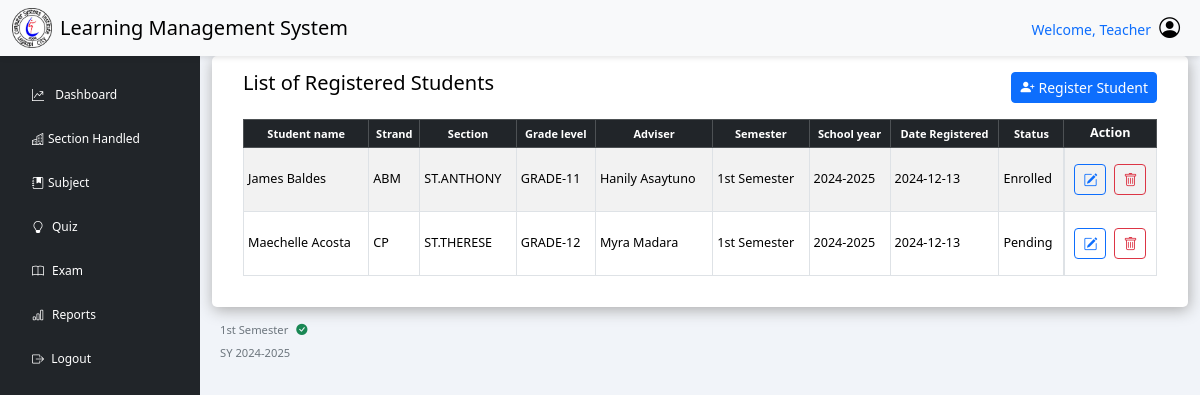
Page /faculty/index.php?page=register_student (signed in) on the earlier database version.
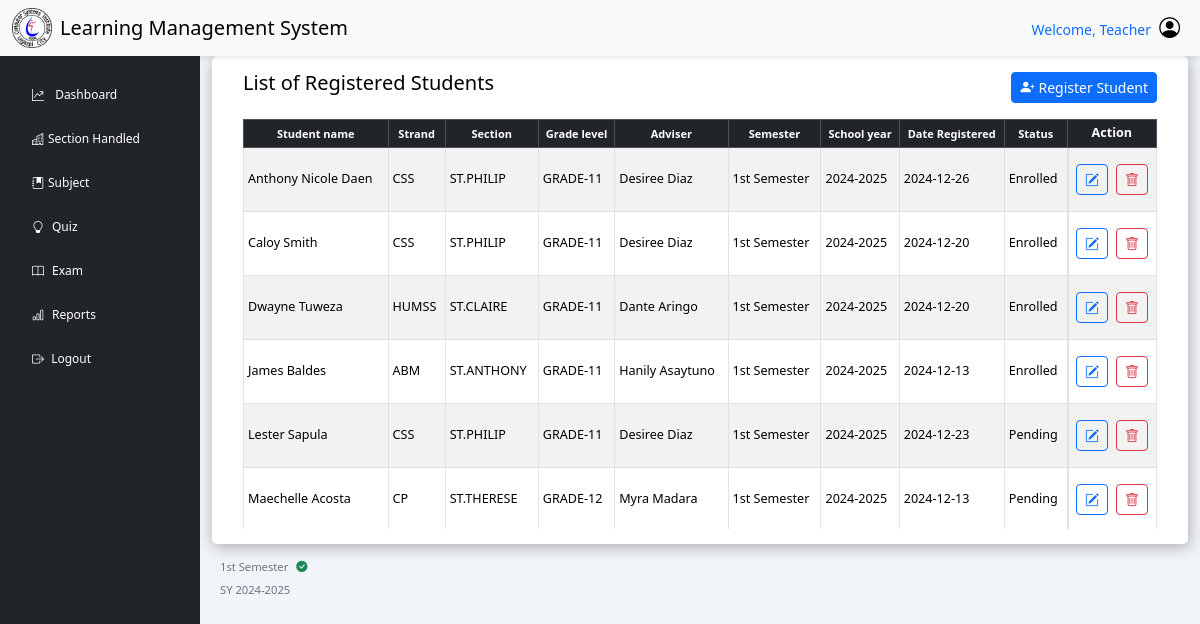
Same page on the later database version.
### tables this page shows
CREATE TABLE `enroll` (
  `stu_lrn` varchar(12) NOT NULL COMMENT 'STUDENT LRN',
  `section_code` varchar(50) NOT NULL COMMENT 'SECTION NAME',
  `semester` varchar(50) NOT NULL COMMENT 'set semester',
  `school_year` varchar(30) NOT NULL COMMENT 'set school year',
  `date_enroll` date DEFAULT NULL,
  `enroll_status` varchar(30) NOT NULL,
  `current_school` varchar(70) NOT NULL,
  `school_id` mediumint UNSIGNED DEFAULT NULL,
  `school_address` varchar(100) NOT NULL,
  `school_type` varchar(30) NOT NULL,
  `requirements_submit` varchar(100) DEFAULT NULL
);

CREATE TABLE `strand` (
  `strand_code` varchar(50) NOT NULL,
  `strand_name` varchar(30) DEFAULT NULL,
  `strand_desc` varchar(100) DEFAULT NULL
);

CREATE TABLE `section` (
  `section_code` varchar(50) NOT NULL,
  `strand_code` varchar(50) DEFAULT NULL,
  `grade_lvl` varchar(30) NOT NULL,
  `section_name` varchar(20) NOT NULL,
  `teacher_id` varchar(50) NOT NULL,
  `date_created` date NOT NULL
);

### includes/dbh-inc.php (called while the page is built)
<?php
include "function.php";
$mySQLFunction = new myDataBase("localhost", "root", "Nicolas051002", "lms_db");

### includes/function.php (called while the page is built, shortened)
<?php
class myDataBase
{
    private $hostname;
    private $username;
    private $password;
    private $database;
    public $con;
    public function __construct($hostname, $username, $password, $database)
    {
        $this->hostname = $hostname;
        $this->username = $username;
        $this->password = $password;
        $this->database = $database;
    }
    public function connection()
    {
        try {
            if (!$this->con) {
                $this->con = mysqli_connect($this->hostname, $this->username, $this->password, $this->database);
                if ($this->con) {
                    return true;
                } else {
                    return false;
                }
            } else {
                return true;
            }
        } catch (mysqli_sql_exception $e) {
            echo $e;
        }
    }
    public function disconnect()
    {
        if ($this->con) {
            if (mysqli_close($this->con)) {
                $this->con = false;
                return true;
            } else {
                return false;
            }
        } else {
            return true;
        }
    }
    public function checkSyStatus($table)
    {
        $sql = "SELECT `school_year`
                FROM `$table`
                WHERE `status` = 'Active'";
        $result = $this->con->query($sql);
        if ($result->num_rows > 0) {
            $activeSchoolYear = [];
            while ($row = $result->fetch_assoc()) {
                $activeSchoolYear[] = $row['school_year'];
            }
            return $activeSchoolYear;
        } else {
            return [];
        }
    }
    public function checkSemStatus($table)
    {
        $semesters = [];
        $sql = "SELECT `semester_name`
                FROM `$table`
                WHERE `status` = 'Active'";
        $result = $this->con->query($sql);
        if ($result && $result->num_rows > 0) {
            while ($row = $result->fetch_assoc()) {
                $semesters[] = $row['semester_name'];
            }
            return $semesters;
        } else {
            return [];
        }
    }
    public function getEnroll($row = null, $value = null)
    {
        $activeSemesters = $this->checkSemStatus('semester');
        $activeSemesterCondition = "enroll.semester IN ('" . implode("','", $activeSemesters) . "')";
        if ($row != null && $value != null) {
            $sql = "SELECT
             `enroll`.`stu_lrn`,
             `student`.`stu_address`,
             `student`.`stu_contact`,
             `student`.`stu_gender`,
             `student`.`stu_email`,
             `student`.`stu_pob`,
             `student`.`stu_dob`,
             `student`.`father_name`,
             `student`.`mother_name`,
             `student`.`parent_contact`,
             CONCAT(`student`.`stu_fname`, ' ', `student`.`stu_lname`) AS student,
             `enroll`.`section_code`,
             `section`.`section_code`,
             `section`.`strand_code`,
             `strand`.`strand_name`,
             `strand`.`strand_desc`,   -- Fetching the strand_name from the strand table
             `section`.`section_name`,
             `section`.`grade_lvl`,
             `section`.`teacher_id`,
             CONCAT(`teacher`.`teacher_fname`, ' ', `teacher`.`teacher_lname`) AS adviser,
             `enroll`.`semester` AS enroll_semester,
             `enroll`.`school_year` AS sy,
             `enroll`.`date_enroll`,
             `enroll`.`enroll_status`,
             `enroll`.`current_school`,
             `enroll`.`school_id`,
             `enroll`.`school_address`,
             `enroll`.`school_type`,
             `enroll`.`requirements_submit`
         FROM `enroll`
         INNER JOIN `student` ON `enroll`.`stu_lrn` = `student`.`stu_lrn`
         INNER JOIN `section` ON `enroll`.`section_code` = `section`.`section_code`
         INNER JOIN `strand` ON `section`.`strand_code` = `strand`.`strand_code`  -- Joining the strand table
         INNER JOIN `teacher` ON `section`.`teacher_id` = `teacher`.`teacher_id` -- Joining the teacher table
         WHERE `enroll`.`$row` = '$value' AND $activeSemesterCondition";
            $stored = ($this->con->query($sql))->fetch_assoc();
            return $stored;
        } else {
            $sql = "SELECT
             `enroll`.`stu_lrn`,
             `student`.`stu_address`,
             `student`.`stu_contact`,
             `student`.`stu_gender`,
             `student`.`stu_email`,
             `student`.`stu_pob`,
             `student`.`stu_dob`,
             `student`.`father_name`,
             `student`.`mother_name`,
             `student`.`parent_contact`,
             CONCAT(`student`.`stu_fname`, ' ', `student`.`stu_lname`) AS student,
             `section`.`strand_code`,
             `strand`.`strand_name`,
             `strand`.`strand_desc`,  -- Fetching the strand_name from the strand table
             `section`.`section_name`,
             `section`.`grade_lvl`,
             `section`.`teacher_id`,
             CONCAT(`teacher`.`teacher_fname`, ' ', `teacher`.`teacher_lname`) AS adviser,
             `enroll`.`semester` AS enroll_semester,
             `enroll`.`school_year` AS sy,
             `enroll`.`date_enroll`,
             `enroll`.`enroll_status`,
             `enroll`.`current_school`,
             `enroll`.`school_id`,
             `enroll`.`school_address`,
             `enroll`.`school_type`,
             `enroll`.`requirements_submit`
         FROM `enroll`
         INNER JOIN `student` ON `enroll`.`stu_lrn` = `student`.`stu_lrn`
         INNER JOIN `section` ON `enroll`.`section_code` = `section`.`section_code`
         INNER JOIN `strand` ON `section`.`strand_code` = `strand`.`strand_code`  -- Joining the strand table
         INNER JOIN `teacher` ON `section`.`teacher_id` = `teacher`.`teacher_id` -- Joining the teacher table
         WHERE $activeSemesterCondition -- Add semester condition
         ORDER BY `student`.`stu_fname`";
            $stored = ($this->con->query($sql))->fetch_all(MYSQLI_ASSOC);
            return $stored;
        }
    }
}

### faculty/register_student.php (shortened to what the changed rows need)
<?php
include "../includes/dbh-inc.php";
$mySQLFunction->connection();
$activeSchoolYears = $mySQLFunction->checkSyStatus('sy');
$activeSem = $mySQLFunction->checkSemStatus('semester');
$mySQLFunction->disconnect();
?>
<main class="col-md-9 ms-sm-auto col-lg-10">
    <div class="container">
        <div class="row">
            <div class="col-12">
                <div class="data-table">
                    <div class="table-responsive small ms-3 me-3">
                        <table id="example" class="table table-bordered table-striped table-sm align-middle">
                            <thead class="table-dark text-light">
                                <tr>
                                    <th scope="col" class="small text-center">Student name</th>
                                    <th scope="col" class="small text-center">Strand</th>
                                    <th scope="col" class="small text-center">Section</th>
                                    <th scope="col" class="small text-center">Grade level</th>
                                    <th scope="col" class="small text-center">Adviser</th>
                                    <th scope="col" class="small text-center">Semester</th>
                                    <th scope="col" class="small text-center">School year</th>
                                    <th scope="col" class="small text-center">Date Registered</th>
                                    <th scope="col" class="small text-center">Status</th>
                                    <th scope="col" class="text-center">Action</th>
                                </tr>
                            </thead>
                            <tbody>
                                <?php
                                $mySQLFunction->connection();
                                $result = $mySQLFunction->getEnroll();
                                if (!empty($result)) {
                                    foreach ($result as $row) {
                                        echo '<tr>';
                                        echo '<td>' . ucwords(strtolower($row["student"])) . '</td>';
                                        echo '<td>' . $row["strand_name"] . '</td>';
                                        echo '<td>' . $row["section_name"] . ' </td>';
                                        echo '<td>' . $row["grade_lvl"] . '  </td>';
                                        echo '<td>' . ucwords(strtolower($row["adviser"])) . '</td>';
                                        echo '<td>' . $row["enroll_semester"] . '</td>';
                                        echo '<td>' . $row["sy"] . '</td>';
                                        echo '<td>' . $row["date_enroll"] . '</td>';
                                        echo '<td>' . ucwords(strtolower($row["enroll_status"])) . '</td>';
                                        echo '
                                        <td class="d-flex justify-content-center pt-2 pb-3 ">
                                            <button class="btn btn-sm btn-outline-primary me-2 mt-2" data-bs-toggle="modal" data-bs-target="#edit_enrolled' . urlencode($row['stu_lrn']) . '">
                                                <i class="bi bi-pencil-square "></i>
                                            </button>
                                            <button class="btn btn-sm btn-outline-danger mt-2" data-bs-toggle="modal" data-bs-target="#del_enrolled' . urlencode($row['stu_lrn']) . '">
                                                <i class="bi bi-trash"></i>
                                            </button>
                                        </td>
                                            ';
                                        echo '</tr>';
                                    }
                                } else {
                                    echo '<tr>
                                <td colspan="10" class="text-center ">Enrolled students not found.<br>
                                </td>
                              </tr>';
                                }
                                echo '</tbody>';
                                echo '</table>';
                                ?>
                    </div>
                </div>
            </div>
        </div>
        <div class="ms-2">
            <?php
            if (!empty($activeSchoolYears && !empty($activeSem))) {
                foreach ($activeSchoolYears as $index => $schoolYear) {
                    echo '<div class="me-3 text-sm date-display">' . htmlspecialchars($activeSem[$index]) . '<i class="bi bi-check-circle-fill text-success ms-2"></i> </div>';
                    echo '<span class="date-display text-sm">SY ' . htmlspecialchars($schoolYear) . '</span>';;
                }
            } else {
                echo '<div class="alert alert-warning text-sm">No school year and semester found.</div>';
            }
            ?>
        </div>
    </div>
</main>

Differences in the rows shown:
added enroll: student "Anthony Nicole Daen", strand.strand_name "CSS", section_code.section_name "ST.PHILIP", section_code.grade_lvl "GRADE-11", adviser "Desiree Diaz", semester "1st Semester", school_year "2024-2025", date_enroll "2024-12-26", enroll_status "Enrolled"
added enroll: student "Caloy Smith", strand.strand_name "CSS", section_code.section_name "ST.PHILIP", section_code.grade_lvl "GRADE-11", adviser "Desiree Diaz", semester "1st Semester", school_year "2024-2025", date_enroll "2024-12-20", enroll_status "Enrolled"
added enroll: student "Dwayne Tuweza", strand.strand_name "HUMSS", section_code.section_name "ST.CLAIRE", section_code.grade_lvl "GRADE-11", adviser "Dante Aringo", semester "1st Semester", school_year "2024-2025", date_enroll "2024-12-20", enroll_status "Enrolled"
added enroll: student "Lester Sapula", strand.strand_name "CSS", section_code.section_name "ST.PHILIP", section_code.grade_lvl "GRADE-11", adviser "Desiree Diaz", semester "1st Semester", school_year "2024-2025", date_enroll "2024-12-23", enroll_status "Pending"
